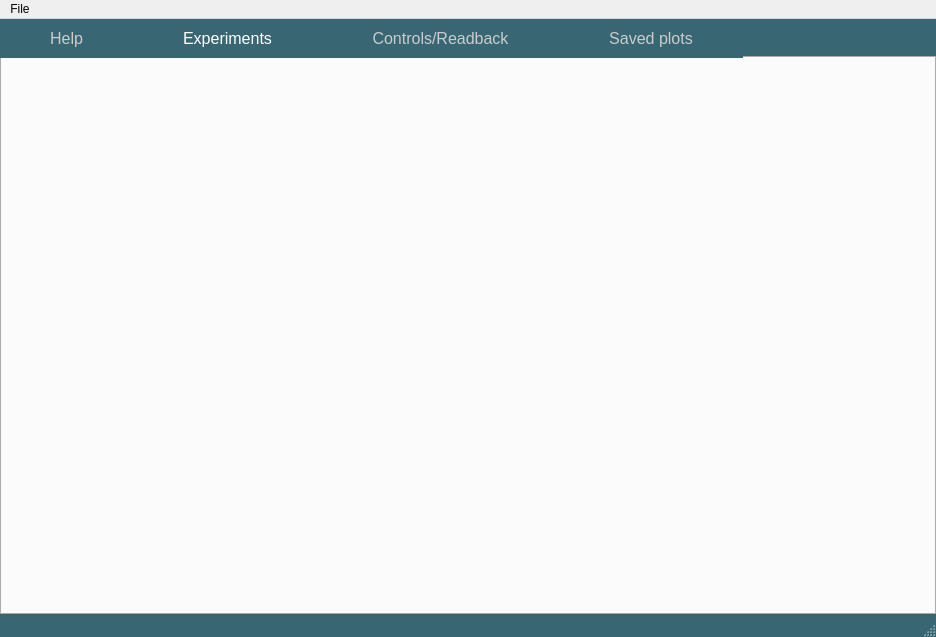
<?xml version="1.0" encoding="UTF-8"?>
<ui version="4.0">
 <class>MainWindow</class>
 <widget class="QMainWindow" name="MainWindow">
  <property name="geometry">
   <rect>
    <x>0</x>
    <y>0</y>
    <width>936</width>
    <height>637</height>
   </rect>
  </property>
  <property name="windowTitle">
   <string>ExpEYES - 17</string>
  </property>
  <property name="windowIcon">
   <iconset resource="res.qrc">
    <normaloff>:/control/eyes17-logo.png</normaloff>:/control/eyes17-logo.png</iconset>
  </property>
  <property name="styleSheet">
   <string notr="true">*{outline:none;}

QMainWindow{background: rgb(56, 102, 115);} 
QMessageBox {background: #444544;} 

QTabBar{font:16px;} 
QTabBar::tab{ padding:10px 50px; color:#CCCCCC;background: rgb(56, 102, 115);}
QTabBar::tab:selected{color:white; background: qlineargradient(spread:pad, x1:0, y1:0, x2:0, y2:1, stop:.7 rgb(126, 197, 220) , stop:1 rgba(0,0,0,100) );} 
QTabBar::tab:hover{color:white; background:qlineargradient(spread:pad, x1:0, y1:0, x2:0, y2:1, stop:0 rgba(26, 177, 191,255), stop:1 rgba(100, 100, 200,255) );} 

.deep,#widgets{ background: rgb(57, 79, 99); }

QListWidget{background: rgb(26, 32, 35);color:#FFFFFF;} 
QListWidget::item:hover{background: #223344;color:#FFFFFF;} 

QLabel,QRadioButton{color:#FFFFFF; margin:1px 2px;}
QCheckBox{color:#FFFFEE; margin:3px 0px;}

QSlider::groove:horizontal {margin:0px; padding:0px; border:none; background:#DDFDFE; color:#BB7777; height: 4px;}
QSlider::handle:horizontal {background: qlineargradient(x1:0, y1:0, x2:1, y2:1, stop:0 #eee, stop:1 #ccc);border: 2px solid #777;width: 13px;margin-top: -3px;margin-bottom: -3px;border-radius: 3px;}

QPushButton{border:1px solid #424242; padding:6px;color:#000000;background:#AAAAAA;}
QPushButton:hover{background:rgb(26, 177, 191) ; color:white; border-color:#FFFFFF;}
QPushButton::disabled{background:#333333 ; color:black;}
QComboBox QAbstractItemView::item {
    border-bottom: 5px solid white; margin:3px;
}
QComboBox QAbstractItemView::item:selected {
    border-bottom: 5px solid black; margin:3px;
}

QToolTip{background:#FBE9E7;color:#757575; padding:4px; border:0px; margin:0px;} QPushButton{min-height24px; min-width:30px;}  </string>
  </property>
  <widget class="QWidget" name="centralwidget">
   <layout class="QVBoxLayout" name="verticalLayout_2">
    <property name="spacing">
     <number>0</number>
    </property>
    <property name="margin">
     <number>0</number>
    </property>
    <item>
     <widget class="QTabWidget" name="tabWidget">
      <property name="tabPosition">
       <enum>QTabWidget::North</enum>
      </property>
      <property name="tabShape">
       <enum>QTabWidget::Rounded</enum>
      </property>
      <property name="currentIndex">
       <number>1</number>
      </property>
      <property name="iconSize">
       <size>
        <width>25</width>
        <height>25</height>
       </size>
      </property>
      <property name="usesScrollButtons">
       <bool>false</bool>
      </property>
      <property name="movable">
       <bool>true</bool>
      </property>
      <widget class="QWidget" name="helpTab">
       <attribute name="icon">
        <iconset resource="res.qrc">
         <normaloff>:/control/file.svg</normaloff>:/control/file.svg</iconset>
       </attribute>
       <attribute name="title">
        <string>Help</string>
       </attribute>
       <layout class="QVBoxLayout" name="helpLayout">
        <property name="spacing">
         <number>0</number>
        </property>
        <property name="margin">
         <number>0</number>
        </property>
       </layout>
      </widget>
      <widget class="QWidget" name="experimentTab">
       <attribute name="icon">
        <iconset resource="res.qrc">
         <normaloff>:/control/plots.svg</normaloff>:/control/plots.svg</iconset>
       </attribute>
       <attribute name="title">
        <string>Experiments</string>
       </attribute>
       <layout class="QVBoxLayout" name="experimentLayout">
        <property name="margin">
         <number>0</number>
        </property>
       </layout>
      </widget>
      <widget class="QWidget" name="controlTab">
       <attribute name="title">
        <string>Controls/Readback</string>
       </attribute>
       <widget class="QGroupBox" name="groupBox">
        <property name="geometry">
         <rect>
          <x>5</x>
          <y>5</y>
          <width>211</width>
          <height>41</height>
         </rect>
        </property>
        <property name="font">
         <font>
          <pointsize>10</pointsize>
          <italic>true</italic>
         </font>
        </property>
        <property name="title">
         <string>Digital Inputs</string>
        </property>
        <layout class="QHBoxLayout" name="horizontalLayout_11">
         <property name="spacing">
          <number>1</number>
         </property>
         <property name="margin">
          <number>0</number>
         </property>
         <item>
          <widget class="QLabel" name="DIN_IN2">
           <property name="styleSheet">
            <string notr="true"/>
           </property>
           <property name="text">
            <string>IN2</string>
           </property>
          </widget>
         </item>
         <item>
          <widget class="QLabel" name="DIN_SQR1">
           <property name="text">
            <string>SQR1</string>
           </property>
          </widget>
         </item>
         <item>
          <widget class="QLabel" name="DIN_OD1">
           <property name="text">
            <string>OD1</string>
           </property>
          </widget>
         </item>
         <item>
          <widget class="QLabel" name="DIN_SEN">
           <property name="text">
            <string>SEN</string>
           </property>
          </widget>
         </item>
         <item>
          <widget class="QLabel" name="DIN_CCS">
           <property name="text">
            <string>CCS</string>
           </property>
          </widget>
         </item>
        </layout>
       </widget>
      </widget>
      <widget class="QWidget" name="saveTab">
       <attribute name="icon">
        <iconset resource="res.qrc">
         <normaloff>:/control/saved.svg</normaloff>:/control/saved.svg</iconset>
       </attribute>
       <attribute name="title">
        <string>Saved plots</string>
       </attribute>
       <attribute name="toolTip">
        <string>View saved plots. Click on them to load them to the plot window for analysis</string>
       </attribute>
       <layout class="QVBoxLayout" name="saveLayout">
        <property name="spacing">
         <number>0</number>
        </property>
        <property name="margin">
         <number>0</number>
        </property>
       </layout>
      </widget>
     </widget>
    </item>
   </layout>
  </widget>
  <widget class="QStatusBar" name="statusbar"/>
  <widget class="QMenuBar" name="menuBar">
   <property name="geometry">
    <rect>
     <x>0</x>
     <y>0</y>
     <width>936</width>
     <height>25</height>
    </rect>
   </property>
   <widget class="QMenu" name="menuOptions">
    <property name="title">
     <string>File</string>
    </property>
    <addaction name="actionSave"/>
   </widget>
   <addaction name="menuOptions"/>
  </widget>
  <action name="actionSave">
   <property name="icon">
    <iconset resource="res.qrc">
     <normaloff>:/control/saved.svg</normaloff>:/control/saved.svg</iconset>
   </property>
   <property name="text">
    <string>save</string>
   </property>
   <property name="toolTip">
    <string>save plot data</string>
   </property>
   <property name="shortcut">
    <string>Ctrl+S</string>
   </property>
  </action>
 </widget>
 <resources>
  <include location="res.qrc"/>
 </resources>
 <connections>
  <connection>
   <sender>tabWidget</sender>
   <signal>currentChanged(int)</signal>
   <receiver>MainWindow</receiver>
   <slot>tabChanged(int)</slot>
   <hints>
    <hint type="sourcelabel">
     <x>189</x>
     <y>37</y>
    </hint>
    <hint type="destinationlabel">
     <x>214</x>
     <y>-12</y>
    </hint>
   </hints>
  </connection>
 </connections>
 <slots>
  <slot>start()</slot>
  <slot>pause()</slot>
  <slot>clear()</slot>
  <slot>fit()</slot>
  <slot>save()</slot>
  <slot>locate()</slot>
  <slot>load()</slot>
  <slot>loadPlot(QListWidgetItem*)</slot>
  <slot>peakGapChanged(int)</slot>
  <slot>setAutoUpdate(bool)</slot>
  <slot>calibrate()</slot>
  <slot>changeDirectory()</slot>
  <slot>setGainA1()</slot>
  <slot>setGainA2()</slot>
  <slot>setGainA3()</slot>
  <slot>setGainMIC()</slot>
  <slot>enableTrigger(bool)</slot>
  <slot>setLabels()</slot>
  <slot>setSineAmp(int)</slot>
  <slot>setCH1Remap(QString)</slot>
  <slot>setTimebase(int)</slot>
  <slot>measure_interval()</slot>
  <slot>DoubleInputInterval()</slot>
  <slot>hx_tare()</slot>
  <slot>tabChanged(int)</slot>
  <slot>launchExperiment()</slot>
  <slot>renameLabels()</slot>
 </slots>
</ui>
